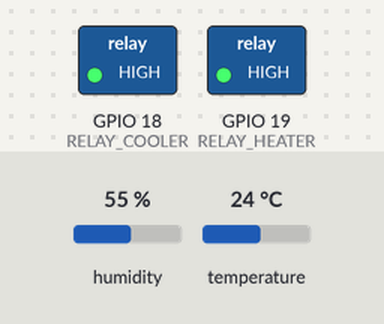
A sketch run on a simulated ESP32. Shown: switched loads named in the sketch (green lamp = pin HIGH). Inputs (shaded band) come from the test bench; at power-on: temperature 24 °C, humidity 55 %. WiFi joins after 1.5 s; servers stay silent unless stated; what the sketch prints to the serial monitor is not drawn.

Above: at 3.0 s.
3.1 s: temperature set to 35 °C
6.3 s: temperature set to 38 °C
At 8.7 s:
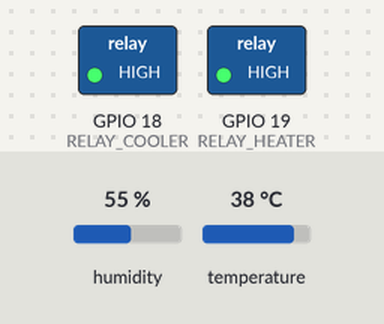
12.3 s: temperature set to 40 °C
At 14.4 s:
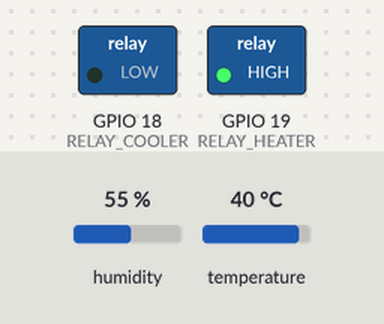
15.3 s: temperature set to 12 °C
At 17.9 s:
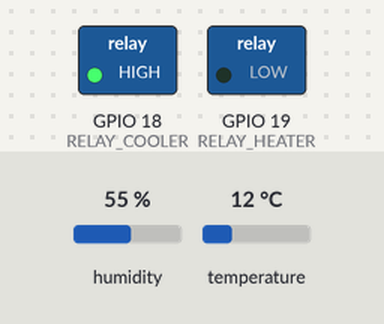
18.3 s: temperature set to 41 °C
At 20.2 s:
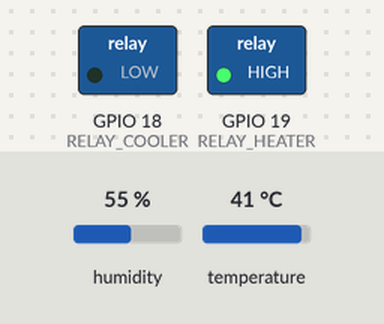
Timing chart, 0 to 21.7 s (numbered marks = the images above; inputs shaded):
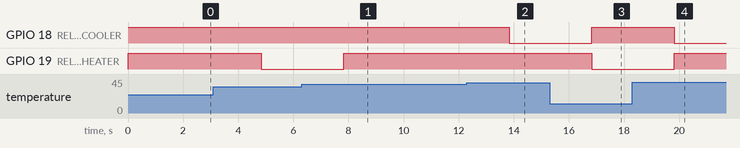

Measured:
- the behaviour switches between 38 and 39 °C on temperature (found by bisection; images 1 and 2)
- after the input at 6.3 s, GPIO 19 (RELAY_HEATER): LOW → HIGH after 1.5 s
- after the input at 12.3 s, GPIO 18 (RELAY_COOLER): HIGH → LOW after 1.5 s
- after the input at 15.3 s, GPIO 18 (RELAY_COOLER): LOW → HIGH after 1.5 s; GPIO 19 (RELAY_HEATER): HIGH → LOW after 1.5 s
- after the input at 18.3 s, GPIO 18 (RELAY_COOLER): HIGH → LOW after 1.5 s; GPIO 19 (RELAY_HEATER): LOW → HIGH after 1.5 s

The sketch:

CoolerHeater_IoT.ino
```cpp
// Blynk Template Credentials
#define BLYNK_TEMPLATE_ID "TMPL3T58dQKhf"
#define BLYNK_TEMPLATE_NAME "Temperature"
#define BLYNK_AUTH_TOKEN "r_IBcaO0XDcTCmRkD3sc6hP3Hqo79kAL"

#include <WiFi.h>
#include <BlynkSimpleEsp32.h>
#include <DHT.h>

// WiFi credentials
#define WIFI_SSID "OPPO A55"
#define WIFI_PASS "11223344"

// DHT configuration
#define DHTPIN 4
#define DHTTYPE DHT11
DHT dht(DHTPIN, DHTTYPE);

// Relay pins
#define RELAY_COOLER 18
#define RELAY_HEATER 19

// Blynk Virtual Pins
#define VPIN_TEMP V0
#define VPIN_HUM V1
#define VPIN_STATUS V2
#define VPIN_HEATER V3
#define VPIN_COOLER V4

BlynkTimer timer;

void sendSensorData() {
  float temperature = dht.readTemperature();
  float humidity = dht.readHumidity();

  if (isnan(temperature) || isnan(humidity)) {
    Serial.println("❌ Failed to read from DHT sensor!");
    return;
  }

  // Log readings
  Serial.print("🌡️ Temp: ");
  Serial.print(temperature);
  Serial.print(" °C | 💧 Humidity: ");
  Serial.print(humidity);
  Serial.println(" %");

  // Send to Blynk
  Blynk.virtualWrite(VPIN_TEMP, temperature);
  Blynk.virtualWrite(VPIN_HUM, humidity);

  // Relay Logic
  if (temperature < 37) {
    digitalWrite(RELAY_COOLER, HIGH);  // Cooler OFF
    digitalWrite(RELAY_HEATER, LOW);   // Heater ON

    Blynk.virtualWrite(VPIN_STATUS, "🔥 Heater ON, Cooler OFF");
    Blynk.virtualWrite(VPIN_HEATER, "ON");
    Blynk.virtualWrite(VPIN_COOLER, "OFF");

    Serial.println("🔥 Heater ON, Cooler OFF");
  } else if (temperature > 38) {
    digitalWrite(RELAY_COOLER, LOW);   // Cooler ON
    digitalWrite(RELAY_HEATER, HIGH);  // Heater OFF

    Blynk.virtualWrite(VPIN_STATUS, "❄️ Cooler ON, Heater OFF");
    Blynk.virtualWrite(VPIN_HEATER, "OFF");
    Blynk.virtualWrite(VPIN_COOLER, "ON");

    Serial.println("❄️ Cooler ON, Heater OFF");
  } else {
    digitalWrite(RELAY_COOLER, HIGH);  // Cooler OFF
    digitalWrite(RELAY_HEATER, HIGH);  // Heater OFF

    Blynk.virtualWrite(VPIN_STATUS, "✅ Temp Normal – Both OFF");
    Blynk.virtualWrite(VPIN_HEATER, "OFF");
    Blynk.virtualWrite(VPIN_COOLER, "OFF");

    Serial.println("✅ Temp Normal – Both OFF");
  }

  Serial.println("------------------------------------------------");
}

void setup() {
  Serial.begin(115200);

  pinMode(RELAY_COOLER, OUTPUT);
  pinMode(RELAY_HEATER, OUTPUT);

  digitalWrite(RELAY_COOLER, HIGH);  // OFF
  digitalWrite(RELAY_HEATER, HIGH);  // OFF

  dht.begin();

  WiFi.begin(WIFI_SSID, WIFI_PASS);
  Serial.print("🔌 Connecting to WiFi");
  while (WiFi.status() != WL_CONNECTED) {
    delay(500);
    Serial.print(".");
  }
  Serial.println("\n✅ WiFi Connected");

  Blynk.begin(BLYNK_AUTH_TOKEN, WIFI_SSID, WIFI_PASS);

  timer.setInterval(3000L, sendSensorData);  // Every 3 seconds
}

void loop() {
  Blynk.run();
  timer.run();
}
```
